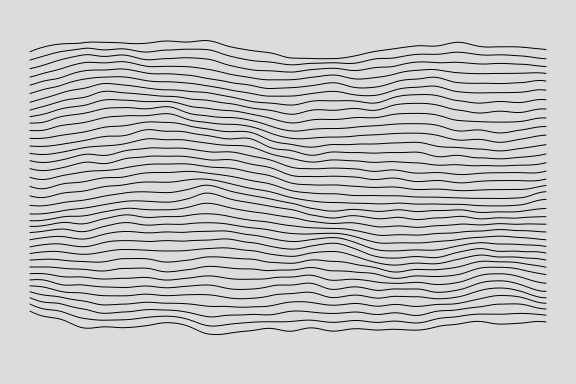
Frame 1 (no input)
Frame 60 (no input): identical to frame 1, image omitted
Frame 120 (the mouse pressed at the canvas centre since frame 60): identical to frame 1, image omitted

The p5.js sketch that drew this single still picture (run headless with seeded random() and noise() and a simulated clock; from frame 60 on, the mouse is pressed at the canvas centre):

// p5.js sketch
// ── sketch.js
let seed = 1234;
let doExport = false;

function setup() {
    createCanvas(576, 384);
}

function keyPressed() {
    if (key == "r") {
        seed = floor(random(13001));
    }
    if (key == "s") {
        doExport = true;
    }
}

function drawLine(baseY, amp, inc) {
    beginShape();
    for (let x = 30; x <= width - 30; x += 4) {
        let n = noise(x * inc, baseY * inc);
        let y = baseY + map(n, 0, 1, -amp, amp);
        vertex(x, y);
    }
    endShape();
}

function draw() {
    if (doExport) {
        beginRecordSvg("myPlot"+seed+".svg"); 
    }

    noiseSeed(seed);
    randomSeed(seed);
    background(220);
    noFill();

    let gap = 8;       
    let amp = 30;      
    let inc = 0.006; 

    for (let y = 50; y < height - 50; y += gap) {
        drawLine(y, amp, inc);
    }

    if (doExport) {
        endRecordSvg();
        doExport = false;
    }
}
